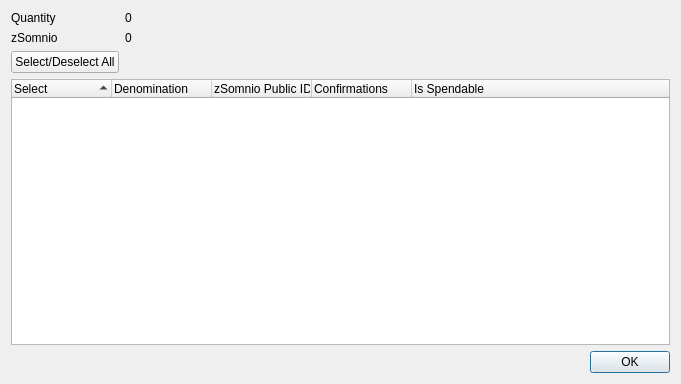
<?xml version="1.0" encoding="UTF-8"?>
<ui version="4.0">
 <class>ZSomnioControlDialog</class>
 <widget class="QDialog" name="ZSomnioControlDialog">
  <property name="geometry">
   <rect>
    <x>0</x>
    <y>0</y>
    <width>681</width>
    <height>384</height>
   </rect>
  </property>
  <property name="minimumSize">
   <size>
    <width>681</width>
    <height>384</height>
   </size>
  </property>
  <property name="windowTitle">
   <string>Select zSomnio to Spend</string>
  </property>
  <layout class="QGridLayout" name="gridLayout">
   <item row="0" column="0">
    <layout class="QFormLayout" name="formLayout">
     <property name="sizeConstraint">
      <enum>QLayout::SetDefaultConstraint</enum>
     </property>
     <item row="0" column="0">
      <widget class="QLabel" name="labelQuantity">
       <property name="text">
        <string>Quantity</string>
       </property>
      </widget>
     </item>
     <item row="0" column="1">
      <widget class="QLabel" name="labelQuantity_int">
       <property name="text">
        <string>0</string>
       </property>
      </widget>
     </item>
     <item row="1" column="0">
      <widget class="QLabel" name="labelZSomnio">
       <property name="text">
        <string>zSomnio</string>
       </property>
      </widget>
     </item>
     <item row="1" column="1">
      <widget class="QLabel" name="labelZSomnio_int">
       <property name="text">
        <string>0</string>
       </property>
      </widget>
     </item>
     <item row="2" column="0">
      <widget class="QPushButton" name="pushButtonAll">
       <property name="text">
        <string>Select/Deselect All</string>
       </property>
      </widget>
     </item>
    </layout>
   </item>
   <item row="1" column="0">
    <layout class="QVBoxLayout" name="verticalLayout">
     <item>
      <widget class="QTreeWidget" name="treeWidget">
       <property name="minimumSize">
        <size>
         <width>0</width>
         <height>250</height>
        </size>
       </property>
       <property name="alternatingRowColors">
        <bool>true</bool>
       </property>
       <property name="sortingEnabled">
        <bool>true</bool>
       </property>
       <property name="columnCount">
        <number>5</number>
       </property>
       <attribute name="headerDefaultSectionSize">
        <number>100</number>
       </attribute>
       <column>
        <property name="text">
         <string notr="true">Select</string>
        </property>
       </column>
       <column>
        <property name="text">
         <string notr="true">Denomination</string>
        </property>
       </column>
       <column>
        <property name="text">
         <string notr="true">zSomnio Public ID</string>
        </property>
       </column>
       <column>
        <property name="text">
         <string notr="true">Confirmations</string>
        </property>
       </column>
       <column>
        <property name="text">
         <string>Is Spendable</string>
        </property>
       </column>
      </widget>
     </item>
     <item>
      <widget class="QDialogButtonBox" name="buttonBox">
       <property name="orientation">
        <enum>Qt::Horizontal</enum>
       </property>
       <property name="standardButtons">
        <set>QDialogButtonBox::Ok</set>
       </property>
      </widget>
     </item>
    </layout>
   </item>
  </layout>
 </widget>
 <resources/>
 <connections>
  <connection>
   <sender>buttonBox</sender>
   <signal>accepted()</signal>
   <receiver>ZSomnioControlDialog</receiver>
   <slot>accept()</slot>
   <hints>
    <hint type="sourcelabel">
     <x>248</x>
     <y>254</y>
    </hint>
    <hint type="destinationlabel">
     <x>157</x>
     <y>274</y>
    </hint>
   </hints>
  </connection>
  <connection>
   <sender>buttonBox</sender>
   <signal>rejected()</signal>
   <receiver>ZSomnioControlDialog</receiver>
   <slot>reject()</slot>
   <hints>
    <hint type="sourcelabel">
     <x>316</x>
     <y>260</y>
    </hint>
    <hint type="destinationlabel">
     <x>286</x>
     <y>274</y>
    </hint>
   </hints>
  </connection>
 </connections>
</ui>
